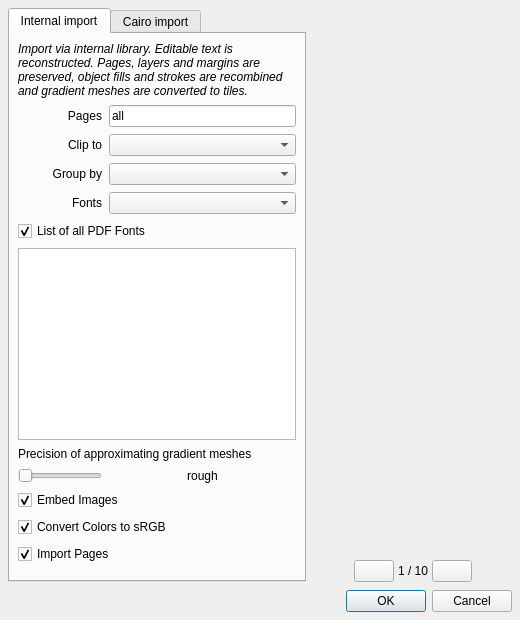
<?xml version="1.0" encoding="UTF-8"?>
<ui version="4.0">
  <class>PdfImportDialog</class>
  <widget class="QWidget" name="PdfImportDialog">
    <property name="geometry">
      <rect>
        <x>0</x>
        <y>0</y>
        <width>520</width>
        <height>620</height>
      </rect>
    </property>
    <property name="windowTitle">
      <string>PDF Import Settings</string>
    </property>
    <layout class="QVBoxLayout" name="mainLayout">
      <property name="spacing">
        <number>8</number>
      </property>
      <property name="leftMargin">
        <number>8</number>
      </property>
      <property name="topMargin">
        <number>8</number>
      </property>
      <property name="rightMargin">
        <number>8</number>
      </property>
      <property name="bottomMargin">
        <number>8</number>
      </property>

      <!-- ===== Notebook + preview side by side ===== -->
      <item>
        <layout class="QHBoxLayout" name="contentLayout" stretch="1,0">
          <property name="spacing">
            <number>8</number>
          </property>

          <!-- ===== Import type tab widget ===== -->
          <item>
            <widget class="QTabWidget" name="importType">
              <property name="currentIndex">
                <number>0</number>
              </property>

              <!-- ===== Tab 1: Internal import ===== -->
              <widget class="QWidget" name="internalTab">
                <attribute name="title">
                  <string>Internal import</string>
                </attribute>
                <layout class="QGridLayout" name="internalGrid" columnstretch="0,1">
                  <property name="leftMargin">
                    <number>8</number>
                  </property>
                  <property name="topMargin">
                    <number>8</number>
                  </property>
                  <property name="rightMargin">
                    <number>8</number>
                  </property>
                  <property name="bottomMargin">
                    <number>8</number>
                  </property>
                  <property name="spacing">
                    <number>7</number>
                  </property>

                  <!-- Row 0: description (colspan 2) -->
                  <item row="0" column="0" colspan="2">
                    <widget class="QLabel" name="internalDescription">
                      <property name="text">
                        <string>&lt;i&gt;Import via internal library. Editable text is reconstructed. Pages, layers and margins are preserved, object fills and strokes are recombined and gradient meshes are converted to tiles.&lt;/i&gt;</string>
                      </property>
                      <property name="wordWrap">
                        <bool>true</bool>
                      </property>
                      <property name="textFormat">
                        <enum>Qt::RichText</enum>
                      </property>
                    </widget>
                  </item>

                  <!-- Row 1: Pages label + entry -->
                  <item row="1" column="0">
                    <widget class="QLabel" name="pagesLabel">
                      <property name="text">
                        <string>Pages</string>
                      </property>
                      <property name="alignment">
                        <set>Qt::AlignRight|Qt::AlignVCenter</set>
                      </property>
                    </widget>
                  </item>
                  <item row="1" column="1">
                    <widget class="QLineEdit" name="pageNumbers">
                      <property name="toolTip">
                        <string>Type in the page range you want to import using the format 1-4 or 1,2,3,4 or the keyword 'all' to specify all pages.</string>
                      </property>
                      <property name="text">
                        <string>all</string>
                      </property>
                    </widget>
                  </item>

                  <!-- Row 2: Clip to label + combo -->
                  <item row="2" column="0">
                    <widget class="QLabel" name="clipToLabel">
                      <property name="text">
                        <string>Clip to</string>
                      </property>
                      <property name="alignment">
                        <set>Qt::AlignRight|Qt::AlignVCenter</set>
                      </property>
                    </widget>
                  </item>
                  <item row="2" column="1">
                    <widget class="QComboBox" name="clipTo"/>
                  </item>

                  <!-- Row 3: Group by label + combo -->
                  <item row="3" column="0">
                    <widget class="QLabel" name="groupByLabel">
                      <property name="text">
                        <string>Group by</string>
                      </property>
                      <property name="alignment">
                        <set>Qt::AlignRight|Qt::AlignVCenter</set>
                      </property>
                    </widget>
                  </item>
                  <item row="3" column="1">
                    <widget class="QComboBox" name="groupBy"/>
                  </item>

                  <!-- Row 4: Fonts label + combo -->
                  <item row="4" column="0">
                    <widget class="QLabel" name="fontsLabel">
                      <property name="text">
                        <string>Fonts</string>
                      </property>
                      <property name="alignment">
                        <set>Qt::AlignRight|Qt::AlignVCenter</set>
                      </property>
                    </widget>
                  </item>
                  <item row="4" column="1">
                    <widget class="QComboBox" name="fontRendering"/>
                  </item>

                  <!-- Row 5: Font list checkbox (colspan 2) -->
                  <item row="5" column="0" colspan="2">
                    <widget class="QCheckBox" name="fontListToggle">
                      <property name="text">
                        <string>List of all PDF Fonts</string>
                      </property>
                      <property name="checked">
                        <bool>true</bool>
                      </property>
                    </widget>
                  </item>

                  <!-- Row 6: Font list tree view (colspan 2) -->
                  <item row="6" column="0" colspan="2">
                    <widget class="QTreeView" name="fontList">
                      <property name="rootIsDecorated">
                        <bool>false</bool>
                      </property>
                      <property name="itemsExpandable">
                        <bool>false</bool>
                      </property>
                      <property name="alternatingRowColors">
                        <bool>true</bool>
                      </property>
                      <property name="selectionBehavior">
                        <enum>QAbstractItemView::SelectRows</enum>
                      </property>
                    </widget>
                  </item>

                  <!-- Row 7: Precision label (colspan 2) -->
                  <item row="7" column="0" colspan="2">
                    <widget class="QLabel" name="precisionLabel">
                      <property name="text">
                        <string>Precision of approximating gradient meshes</string>
                      </property>
                    </widget>
                  </item>

                  <!-- Row 8: Mesh slider + label -->
                  <item row="8" column="0">
                    <widget class="QSlider" name="meshSlider">
                      <property name="minimum">
                        <number>1</number>
                      </property>
                      <property name="maximum">
                        <number>246</number>
                      </property>
                      <property name="value">
                        <number>1</number>
                      </property>
                      <property name="orientation">
                        <enum>Qt::Horizontal</enum>
                      </property>
                    </widget>
                  </item>
                  <item row="8" column="1">
                    <widget class="QLabel" name="meshLabel">
                      <property name="text">
                        <string>rough</string>
                      </property>
                      <property name="alignment">
                        <set>Qt::AlignCenter</set>
                      </property>
                    </widget>
                  </item>

                  <!-- Row 9: Embed images checkbox -->
                  <item row="9" column="0" colspan="2">
                    <widget class="QCheckBox" name="embedImages">
                      <property name="text">
                        <string>Embed Images</string>
                      </property>
                      <property name="checked">
                        <bool>true</bool>
                      </property>
                    </widget>
                  </item>

                  <!-- Row 10: Convert colors checkbox -->
                  <item row="10" column="0" colspan="2">
                    <widget class="QCheckBox" name="convertColors">
                      <property name="text">
                        <string>Convert Colors to sRGB</string>
                      </property>
                      <property name="checked">
                        <bool>true</bool>
                      </property>
                    </widget>
                  </item>

                  <!-- Row 11: Import pages checkbox -->
                  <item row="11" column="0" colspan="2">
                    <widget class="QCheckBox" name="importPages">
                      <property name="text">
                        <string>Import Pages</string>
                      </property>
                      <property name="checked">
                        <bool>true</bool>
                      </property>
                    </widget>
                  </item>

                  <!-- Row 12: Vertical stretch to keep content from shifting -->
                  <item row="12" column="0" colspan="2">
                    <spacer name="internalVStretch">
                      <property name="orientation">
                        <enum>Qt::Vertical</enum>
                      </property>
                      <property name="sizeHint" stdset="0">
                        <size>
                          <width>1</width>
                          <height>1</height>
                        </size>
                      </property>
                    </spacer>
                  </item>

                </layout>
              </widget>

              <!-- ===== Tab 2: Cairo import ===== -->
              <widget class="QWidget" name="cairoTab">
                <attribute name="title">
                  <string>Cairo import</string>
                </attribute>
                <layout class="QVBoxLayout" name="cairoLayout">
                  <property name="leftMargin">
                    <number>8</number>
                  </property>
                  <property name="topMargin">
                    <number>10</number>
                  </property>
                  <property name="rightMargin">
                    <number>8</number>
                  </property>
                  <property name="bottomMargin">
                    <number>10</number>
                  </property>
                  <item>
                    <widget class="QLabel" name="cairoDescription">
                      <property name="text">
                        <string>&lt;i&gt;Import via external library. Text consists of groups containing cloned glyphs where each glyph is a path. Images are stored internally. Meshes cause entire document to be rendered as a raster image.&lt;/i&gt;</string>
                      </property>
                      <property name="wordWrap">
                        <bool>true</bool>
                      </property>
                      <property name="textFormat">
                        <enum>Qt::RichText</enum>
                      </property>
                      <property name="alignment">
                        <set>Qt::AlignTop|Qt::AlignLeft</set>
                      </property>
                    </widget>
                  </item>
                  <item>
                    <spacer name="cairoSpacer">
                      <property name="orientation">
                        <enum>Qt::Vertical</enum>
                      </property>
                      <property name="sizeHint" stdset="0">
                        <size>
                          <width>1</width>
                          <height>1</height>
                        </size>
                      </property>
                    </spacer>
                  </item>
                </layout>
              </widget>

            </widget>
          </item>

          <!-- ===== Preview area (right of notebook) ===== -->
          <item>
            <widget class="QWidget" name="previewContainer">
              <layout class="QVBoxLayout" name="previewLayout">
                <property name="spacing">
                  <number>4</number>
                </property>
                <property name="leftMargin">
                  <number>0</number>
                </property>
                <property name="topMargin">
                  <number>0</number>
                </property>
                <property name="rightMargin">
                  <number>0</number>
                </property>
                <property name="bottomMargin">
                  <number>0</number>
                </property>

                <!-- Preview drawing area (promoted custom widget) -->
                <item>
                  <widget class="Linea::UI::PdfPreviewArea" name="previewArea"/>
                </item>

                <!-- Page navigation: prev / current / next -->
                <item>
                  <layout class="QHBoxLayout" name="navLayout">
                    <item>
                      <spacer name="navLeftSpacer">
                        <property name="orientation">
                          <enum>Qt::Horizontal</enum>
                        </property>
                        <property name="sizeHint" stdset="0">
                          <size>
                            <width>40</width>
                            <height>20</height>
                          </size>
                        </property>
                      </spacer>
                    </item>
                    <item>
                      <widget class="QPushButton" name="prevPage">
                        <property name="text">
                          <string/>
                        </property>
                        <property name="icon">
                          <iconset theme="go-previous">
                            <normaloff>.</normaloff>.
                          </iconset>
                        </property>
                        <property name="toolTip">
                          <string>Previous page</string>
                        </property>
                      </widget>
                    </item>
                    <item>
                      <widget class="QLabel" name="currentPage">
                        <property name="text">
                          <string>1 / 10</string>
                        </property>
                        <property name="alignment">
                          <set>Qt::AlignCenter</set>
                        </property>
                        <property name="margin">
                          <number>10</number>
                        </property>
                      </widget>
                    </item>
                    <item>
                      <widget class="QPushButton" name="nextPage">
                        <property name="text">
                          <string/>
                        </property>
                        <property name="icon">
                          <iconset theme="go-next">
                            <normaloff>.</normaloff>.
                          </iconset>
                        </property>
                        <property name="toolTip">
                          <string>Next page</string>
                        </property>
                      </widget>
                    </item>
                    <item>
                      <spacer name="navRightSpacer">
                        <property name="orientation">
                          <enum>Qt::Horizontal</enum>
                        </property>
                        <property name="sizeHint" stdset="0">
                          <size>
                            <width>40</width>
                            <height>20</height>
                          </size>
                        </property>
                      </spacer>
                    </item>
                  </layout>
                </item>
              </layout>
            </widget>
          </item>

        </layout>
      </item>

      <!-- ===== OK / Cancel buttons ===== -->
      <item>
        <widget class="QDialogButtonBox" name="buttonBox">
          <property name="orientation">
            <enum>Qt::Horizontal</enum>
          </property>
          <property name="standardButtons">
            <set>QDialogButtonBox::Ok|QDialogButtonBox::Cancel</set>
          </property>
        </widget>
      </item>

    </layout>
  </widget>

  <!-- ===== Promoted custom widgets ===== -->
  <customwidgets>
    <customwidget>
      <class>Linea::UI::PdfPreviewArea</class>
      <extends>QWidget</extends>
      <header>qt/ui/dialog/pdf-preview-area.h</header>
    </customwidget>
  </customwidgets>

  <resources/>
  <connections/>
</ui>
